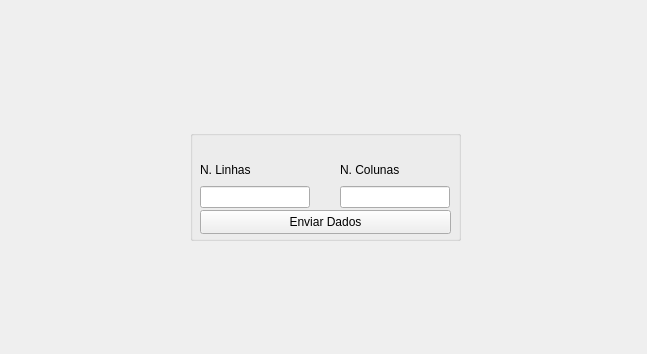
<?xml version="1.0" encoding="UTF-8"?>
<ui version="4.0">
 <class>MainWindow</class>
 <widget class="QMainWindow" name="MainWindow">
  <property name="geometry">
   <rect>
    <x>0</x>
    <y>0</y>
    <width>647</width>
    <height>354</height>
   </rect>
  </property>
  <property name="windowTitle">
   <string>MainWindow</string>
  </property>
  <widget class="QWidget" name="centralwidget">
   <widget class="QGroupBox" name="groupBox">
    <property name="geometry">
     <rect>
      <x>190</x>
      <y>130</y>
      <width>271</width>
      <height>111</height>
     </rect>
    </property>
    <property name="title">
     <string/>
    </property>
    <widget class="QPushButton" name="pushButtonEnviarDados">
     <property name="geometry">
      <rect>
       <x>10</x>
       <y>80</y>
       <width>251</width>
       <height>24</height>
      </rect>
     </property>
     <property name="text">
      <string>Enviar Dados</string>
     </property>
    </widget>
    <widget class="QWidget" name="layoutWidget">
     <property name="geometry">
      <rect>
       <x>150</x>
       <y>30</y>
       <width>110</width>
       <height>48</height>
      </rect>
     </property>
     <layout class="QVBoxLayout" name="verticalLayoutColunas">
      <item>
       <widget class="QLabel" name="labelNColunas">
        <property name="text">
         <string>N. Colunas</string>
        </property>
       </widget>
      </item>
      <item>
       <widget class="QLineEdit" name="lineEditNColunas"/>
      </item>
     </layout>
    </widget>
    <widget class="QWidget" name="layoutWidget">
     <property name="geometry">
      <rect>
       <x>10</x>
       <y>30</y>
       <width>110</width>
       <height>48</height>
      </rect>
     </property>
     <layout class="QVBoxLayout" name="verticalLayout_2">
      <item>
       <widget class="QLabel" name="labelNLinhas">
        <property name="text">
         <string>N. Linhas</string>
        </property>
       </widget>
      </item>
      <item>
       <widget class="QLineEdit" name="lineEditNLinhas"/>
      </item>
     </layout>
    </widget>
   </widget>
   <widget class="QLabel" name="labelStatus">
    <property name="geometry">
     <rect>
      <x>270</x>
      <y>250</y>
      <width>131</width>
      <height>20</height>
     </rect>
    </property>
    <property name="text">
     <string/>
    </property>
   </widget>
   <widget class="QLabel" name="label">
    <property name="geometry">
     <rect>
      <x>200</x>
      <y>20</y>
      <width>251</width>
      <height>101</height>
     </rect>
    </property>
    <property name="text">
     <string/>
    </property>
   </widget>
  </widget>
  <widget class="QMenuBar" name="menubar">
   <property name="geometry">
    <rect>
     <x>0</x>
     <y>0</y>
     <width>647</width>
     <height>21</height>
    </rect>
   </property>
  </widget>
 </widget>
 <resources/>
 <connections/>
</ui>
